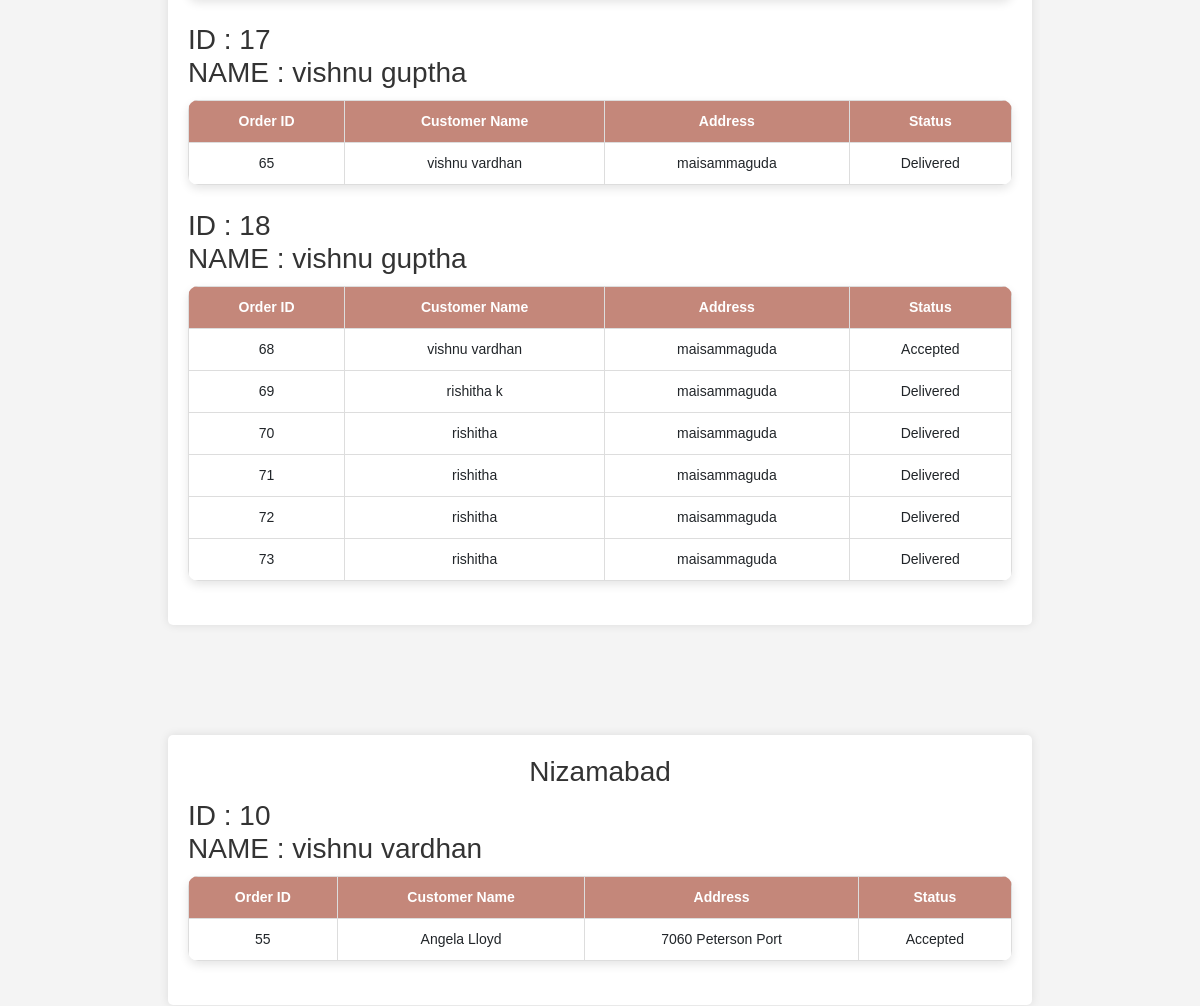
The page /delivery/delivery_agents_info (signed in, middle part) on the database as committed earlier.
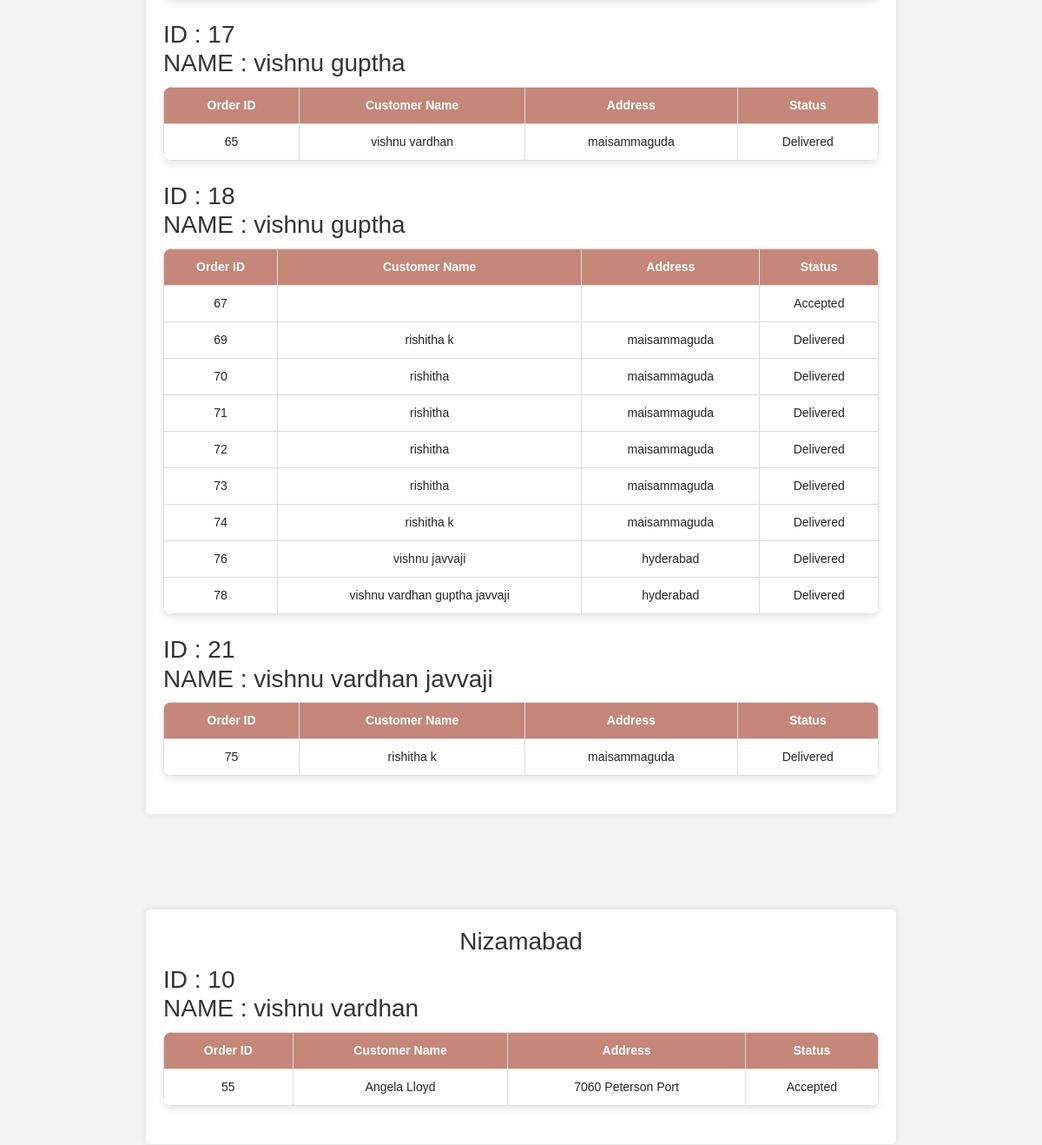
The same page on the database as committed later.
### app/models.py (models this page shows, shortened)
class User(db.Model, UserMixin):
    __tablename__ = 'users'
    id = db.Column(db.Integer, primary_key=True)
    name = db.Column(db.String(100), nullable=False)
    phone = db.Column(db.String(15), nullable=False)
    email = db.Column(db.String(100), unique=True, nullable=False)
    password = db.Column(db.String(255), nullable=False)
    address = db.Column(db.Text, nullable=False)
    state = db.Column(db.String(50), nullable=False)
    city = db.Column(db.String(50), nullable=False)
    pincode = db.Column(db.String(10), nullable=False)
    reset_token = db.Column(db.String(255), nullable=True)
    reset_token_expiry = db.Column(db.DateTime, nullable=True)
    approved = db.Column(db.Boolean, default=False)
    role = db.Column(db.String(10), nullable=False)

class Order(db.Model):
    __tablename__ = 'orders'
    id = db.Column(db.Integer, primary_key=True)
    user_id = db.Column(db.Integer, db.ForeignKey('users.id'), nullable=False)
    total_price = db.Column(db.Float, nullable=False)
    status = db.Column(db.String(50), nullable=False, default="Pending")  # ('Pending', 'Shipped', 'Delivered', 'Cancelled')
    order_date = db.Column(db.DateTime, nullable=False, default=lambda: datetime.now(timezone.utc))
    delivery_date = db.Column(db.DateTime, nullable=True)
    order_items = db.relationship('OrderItem', backref='order', lazy=True, cascade="all, delete-orphan")
    delivery_person_id = db.Column(db.Integer, db.ForeignKey('users.id'), nullable=True)
    customer_name = db.Column(db.String(100), nullable=False)
    address_line_1 = db.Column(db.String(100), nullable=False)
    state = db.Column(db.String(100), nullable=False)
    city = db.Column(db.String(100), nullable=False)
    pincode = db.Column(db.String(20), nullable=False)
    mail = db.Column(db.String(50), nullable=False)

### app/delivery.py (the view)
@delivery_bp.route("/delivery_agents_info")
@login_required
def delivery_agents_info():
    from collections import defaultdict
    agents = User.query.filter(User.role == "delivery_agent", User.approved == 1).all()
    agents_by_city = defaultdict(list)
    for agent in agents:
        agents_by_city[agent.city].append(agent)
    order = defaultdict(list)
    orders = Order.query.all()
    for o in orders:
        order[o.delivery_person_id].append(o)
    return render_template("delivery_agents_info.html",agents=agents_by_city, orders = order)

### app/templates/delivery_agents_info.html (shortened to what this page needs)
{% extends "base.html" %}
{% block content %}
<link rel="stylesheet" href="{{ url_for('static', filename='css/delivery.css') }}">
    {% for city,agent_list in agents.items() %}
        <div class="container">
            <div class="section">
                <h3>{{ city }}</h3>
                {% if agent_list %}
                    {% for agent in agent_list %}
                        {% if agent.approved %}
                            <h3 style="text-align: left;">ID : {{ agent.id }} <br> NAME : {{ agent.name }} </h3>
                                {% if orders[agent.id] %}
                                    <table>
                                        <tr>
                                            <th>Order ID</th>
                                            <th>Customer Name</th>
                                            <th>Address</th>
                                            <th>Status</th>
                                        </tr>
                                        {% for order in orders[agent.id] %}
                                        <tr>
                                            <td>{{ order.id }}</td>
                                            <td>{{ order.customer_name }}</td>
                                            <td>{{ order.address_line_1 }}</td>
                                            <td>{{ order.status }}</td>
                                        </tr>
                                        {% endfor %}
                                    </table>
                                {% else %}
                                    <h3>No orders taken</h3>
                                {% endif %}
                                <br>
                            {% endif %}
                        {% endfor %}
                    {% else %}
                        <p class="empty">No delivered orders</p>
                {% endif %}
            </div>
        </div>
    {% endfor %}
{% endblock %}

Rows that differ between the two databases and show on the page:
removed Order: id "68", customer_name "vishnu vardhan", address_line_1 "maisammaguda", status "Accepted", shown under User id 18
changed User id 18: gains Order (id "67", status "Accepted")
added Order: id "74", customer_name "rishitha k", address_line_1 "maisammaguda", status "Delivered", shown under User id 18
added Order: id "76", customer_name "vishnu javvaji", address_line_1 "hyderabad", status "Delivered", shown under User id 18
added Order: id "78", customer_name "vishnu vardhan guptha javvaji", address_line_1 "hyderabad", status "Delivered", shown under User id 18
added User: id "21", name "vishnu vardhan javvaji"
added Order: id "75", customer_name "rishitha k", address_line_1 "maisammaguda", status "Delivered", shown under "21"
